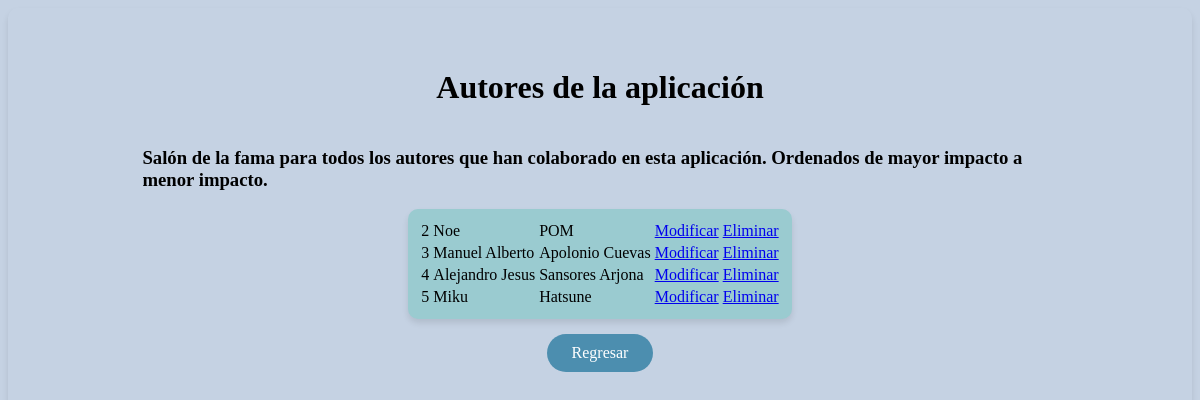
Before: /todosautores with the older database file.
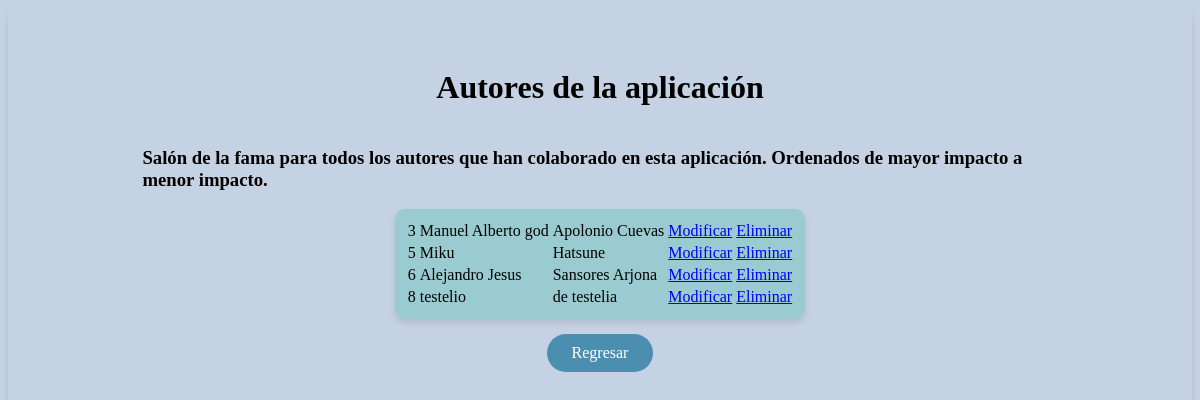
After: the same page with the newer database file.
### opgg/models.py (models this page shows, shortened)
class Autores(models.Model):
    nombre = models.CharField(max_length=50)
    apellido = models.CharField(max_length=50)
    visualizacion = models.BooleanField(default=False)

### opgg/views.py (the view)
# urls.py: path('todosautores',views.ListaTodoAutores.as_view()),
class ListaTodoAutores(ListView):
    template_name = 'todosautores.html'
    model = Autores
    def get_queryset(self):
        return Autores.objects.all

### opgg/templates/todosautores.html (shortened to what this page needs)
<!DOCTYPE html>
{% load static %}
<html lang="en">
<head>
    <link rel="stylesheet" href="{% static 'opgg/styles.css' %}">
</head>
<body style="display: flex; flex-direction: column; align-items: center; justify-content: center;">
    <div
        style="display: flex; flex-direction: column; align-items: center; justify-content: center; width: 80%;padding: 20px;">
        <h1>Autores de la
            aplicación</h1>
        <h3>Salón de la fama
            para todos los autores que han colaborado en esta aplicación. Ordenados de mayor impacto a menor impacto.
        </h3>
        <table class="card">
            {% for obj in object_list %}
            <tr>
                <td>{{obj.id}}</td>
                <td>{{obj.nombre}}</td>
                <td>{{obj.apellido}}</td>
                <td><a href="/modificar/{{obj.id}}/">Modificar</a></td>
                <td><a href="/eliminar/{{obj.id}}/">Eliminar</a></td>
            </tr>
            {% endfor%}
        </table>
        <a href="/lista" class="botonsito">Regresar</a>
    </div>
</body>
</html>

### opgg/static/opgg/styles.css (style rules this page uses)
body { background-color: #c5d2e3; border-radius: 10px; box-shadow: 0 4px 6px rgba(0, 0, 0, 0.1); padding: 20px; }
.card { background-color: #9acbd0; border-radius: 10px; box-shadow: 0 4px 6px rgba(0, 0, 0, 0.1); padding: 10px; width: fit-content; }
.botonsito { background-color: #4c8eaf; border: none; color: white; padding: 10px 25px; border-radius: 20px; text-align: center; text-decoration: none; display: inline-block; font-size: 16px; margin: 15px 2px; cursor: pointer; }

Changed rows visible on the page:
removed Autores: id "2", nombre "Noe", apellido "POM"
removed Autores: id "4", nombre "Alejandro Jesus", apellido "Sansores Arjona"
changed Autores "Apolonio Cuevas": nombre "Manuel Alberto" → "Manuel Alberto god"
added Autores: id "6", nombre "Alejandro Jesus", apellido "Sansores Arjona"
added Autores: id "8", nombre "testelio", apellido "de testelia"
